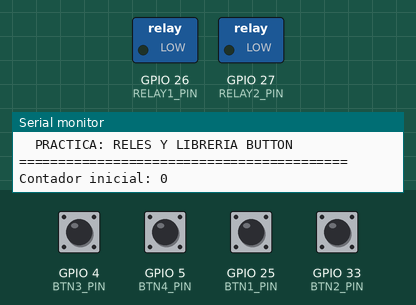
Bench run of a sketch on a simulated ESP32. On the bench: switched loads named in the sketch (green lamp = pin HIGH), the last lines printed to the serial monitor. The inputs (shaded band) are chosen by the test bench; at power-on: GPIO 4 (BTN3_PIN), GPIO 5 (BTN4_PIN), GPIO 25 (BTN1_PIN), GPIO 33 (BTN2_PIN) HIGH.

Above: at 1.2 s.
1.3 s: GPIO 25 (BTN1_PIN) pulled LOW for 0.15 s
At 2.5 s:
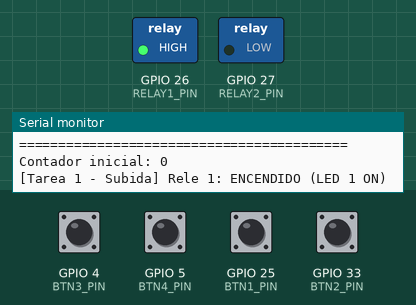
2.9 s: GPIO 33 (BTN2_PIN) pulled LOW for 0.15 s
At 3.4 s:
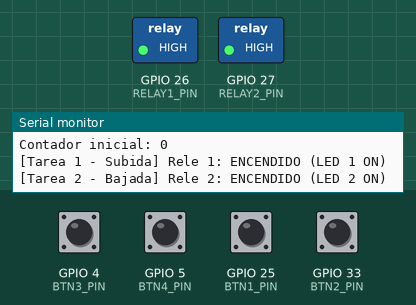
4.5 s: GPIO 25 (BTN1_PIN) pulled LOW for 1 s
At 5.2 s:
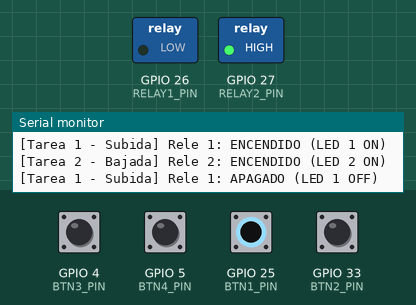
8.6 s: GPIO 33 (BTN2_PIN) pulled LOW for 1 s
At 10.2 s:
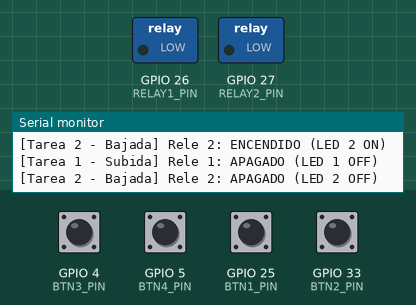
Timing chart, 0 to 11.7 s (numbered marks = the images above; inputs shaded):
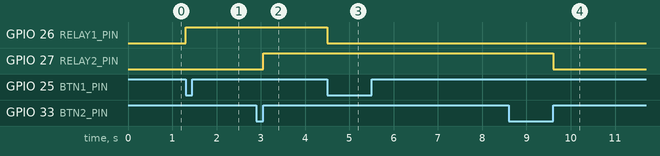

The sketch:

sketch.ino
```cpp
#include <Button.h>

// ----------------------------------------------------
// PINES DE ENTRADA Y SALIDA
// ----------------------------------------------------
const int BTN1_PIN  = 25; // Botón 1 (Subida)
const int BTN2_PIN  = 33; // Botón 2 (Bajada)
const int BTN3_PIN  = 4;  // Botón 3 (Incrementar)
const int BTN4_PIN  = 5;  // Botón 4 (Decrementar)

const int RELAY1_PIN = 26; // Relé 1 -> LED Rojo
const int RELAY2_PIN = 27; // Relé 2 -> LED Verde

// ----------------------------------------------------
// OBJETOS DE LA LIBRERÍA BUTTON
// ----------------------------------------------------
Button boton1(BTN1_PIN);
Button boton2(BTN2_PIN);
Button boton3(BTN3_PIN);
Button boton4(BTN4_PIN);

// Variables de estado y contador
bool estadoRele1 = false;
bool estadoRele2 = false;
int contador = 0;

void setup() {
  Serial.begin(115200);

  // Inicializar botones
  boton1.begin();
  boton2.begin();
  boton3.begin();
  boton4.begin();

  // Configuración de los relés
  pinMode(RELAY1_PIN, OUTPUT);
  pinMode(RELAY2_PIN, OUTPUT);

  digitalWrite(RELAY1_PIN, estadoRele1);
  digitalWrite(RELAY2_PIN, estadoRele2);

  Serial.println("==========================================");
  Serial.println("  PRACTICA: RELES Y LIBRERIA BUTTON");
  Serial.println("==========================================");
  Serial.print("Contador inicial: ");
  Serial.println(contador);
}

void loop() {

  // ----------------------------------------------------
  // TAREA 1: Botón 1 - Flanco de Subida (.pressed())
  // Detecta el momento exacto en que se presiona
  // ----------------------------------------------------
  if (boton1.pressed()) {
    estadoRele1 = !estadoRele1;
    digitalWrite(RELAY1_PIN, estadoRele1);

    Serial.print("[Tarea 1 - Subida] Rele 1: ");
    Serial.println(estadoRele1 ? "ENCENDIDO (LED 1 ON)" : "APAGADO (LED 1 OFF)");
  }

  // ----------------------------------------------------
  // TAREA 2: Botón 2 - Flanco de Bajada (.released())
  // Detecta el momento exacto en que se suelta
  // ----------------------------------------------------
  if (boton2.released()) {
    estadoRele2 = !estadoRele2;
    digitalWrite(RELAY2_PIN, estadoRele2);

    Serial.print("[Tarea 2 - Bajada] Rele 2: ");
    Serial.println(estadoRele2 ? "ENCENDIDO (LED 2 ON)" : "APAGADO (LED 2 OFF)");
  }

  // ----------------------------------------------------
  // TAREA 3: Botón 3 - Incrementar contador
  // ----------------------------------------------------
  if (boton3.pressed()) {
    contador++;
    Serial.print("Contador (+1) -> Valor actual: ");
    Serial.println(contador);
  }

  // ----------------------------------------------------
  // TAREA 4: Botón 4 - Decrementar contador
  // ----------------------------------------------------
  if (boton4.pressed()) {
    contador--;
    Serial.print("Contador (-1) -> Valor actual: ");
    Serial.println(contador);
  }
}
```

Measured:
- after the input at 1.3 s, GPIO 26 (RELAY1_PIN): LOW → HIGH at once
- after the input at 2.9 s, GPIO 27 (RELAY2_PIN): LOW → HIGH after 0.15 s
- after the input at 4.5 s, GPIO 26 (RELAY1_PIN): HIGH → LOW at once
- after the input at 8.6 s, GPIO 27 (RELAY2_PIN): HIGH → LOW after 1.0 s
